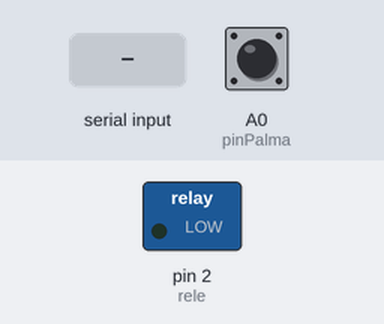
Bench run of a sketch on a simulated Arduino Uno, built with avr-gcc and run on an emulated ATmega328P. Shown: switched loads named in the sketch (green lamp = pin HIGH). The test bench sets the inputs (shaded band); at power-on: A0 (pinPalma) LOW. What the sketch prints to the serial monitor is not drawn.

Above: at 1.2 s.
1.3 s: "B1;" received over the second serial link
3.5 s: "B1;" received over the second serial link
At 5.2 s:
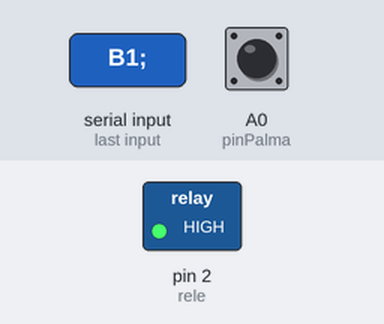
5.5 s: ";" received over the second serial link
7.5 s: A0 (pinPalma) pulsed HIGH 5 times (0.12 s each, 0.3 s apart)
At 10.3 s:
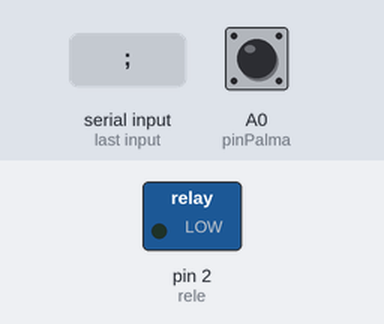
Timing chart, 0 to 11.5 s (numbered marks = the images above; inputs shaded):
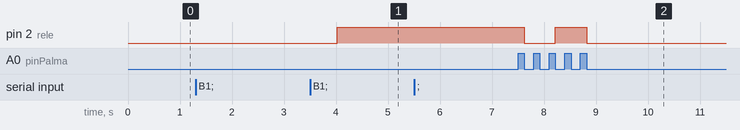

The sketch:

smartlight.ino
```cpp
// Projeto SmartLight
// Desenvolvido por: @gg_arduino

#include <SoftwareSerial.h>

#define rele 2
#define pinPalma A0

SoftwareSerial btSerial(8, 9); // RX, TX  ligar invertido

void executarAcao();

void setup() {
  pinMode(rele, OUTPUT);
  pinMode(pinPalma, INPUT);

  btSerial.begin(9600);
  Serial.begin(9600);
}

void loop() {
  int sensorSom;
  static String btComando;
  static bool releStatus = HIGH;

  while (btSerial.available()) {
     char comandoRec = btSerial.read();
     btComando += char( comandoRec );
     Serial.print(comandoRec);

     if (comandoRec == ';') {
        if (btComando == "B1;") {
            releStatus = !releStatus;
            digitalWrite(rele, releStatus);
        }
        btComando = "";
     }
  }

  long duracao = pulseIn(pinPalma,HIGH);
  Serial.println(duracao);
  if(duracao>0){
    executarAcao();
  }

  delay(5);
}

void executarAcao(){
  Serial.println("Palma!");
  digitalWrite(rele, !digitalRead(rele));
  delay(250);
}
```

Measured:
- after the input at 1.3 s, every drawn part: stays the same
- after the input at 3.5 s, pin 2 (rele): LOW → HIGH after 0.52 s
- after the input at 5.5 s, every drawn part: stays the same
- after the input at 7.5 s, pin 2 (rele): HIGH → LOW after 0.12 s, → HIGH 0.60 s later, → LOW 0.60 s later
